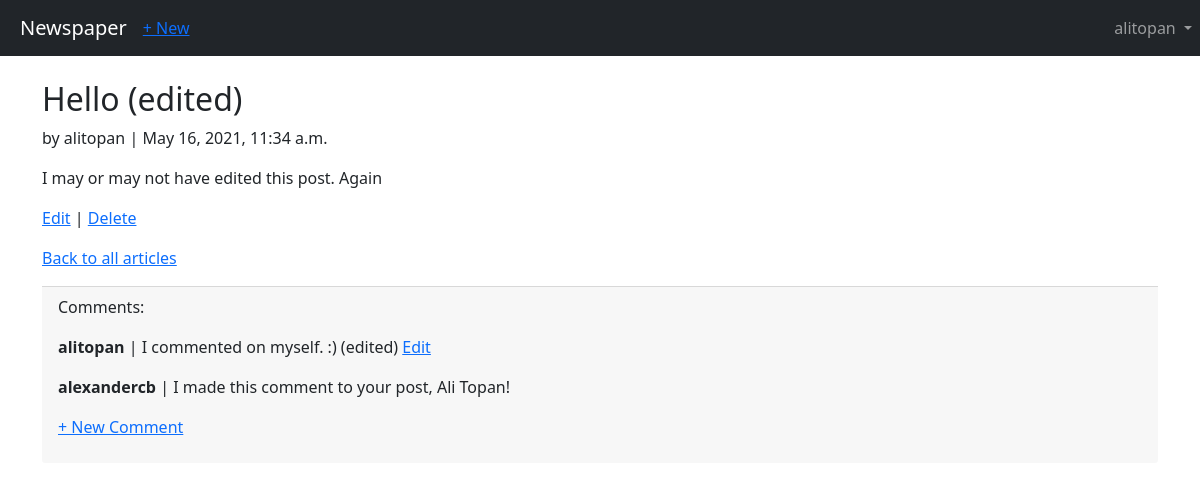
/article/1/ (signed in), run on the app's committed database.
### account/models.py (models this page shows)
class Contributor(AbstractUser):
    GENDER_CHOICES = (
        ("M","Male"),
        ("F","Female"),
        ("U","Undisclosed"),
    )
    age = models.PositiveIntegerField(default=0)
    gender = models.CharField(max_length=1,choices=GENDER_CHOICES,default="M")

### articles/models.py (models this page shows, shortened)
class Article(models.Model):
    title = models.CharField(max_length=70)
    body = models.TextField()
    date = models.DateTimeField(auto_now_add=True)
    author = models.ForeignKey(settings.AUTH_USER_MODEL,on_delete=models.CASCADE,related_name="article",null=True)

class Comment(models.Model):
    article = models.ForeignKey(Article,on_delete=models.CASCADE,related_name="comment")
    author = models.ForeignKey(settings.AUTH_USER_MODEL,on_delete=models.CASCADE,related_name="comment",null=True)
    comment = models.TextField()
    date = models.DateTimeField(auto_now_add=True)
    def __str__(self):
        return self.comment

### articles/views.py (the view)
# urls.py: path("article/<int:id>/",views.detailArticle,name="detailArticle"),
def detailArticle(response,id):
    article = Article.objects.get(id=id)
    commentLst = article.comment.all
    return render(response,"articles/detailarticle.html",{"article":article,"lst":commentLst})

### articles/templates/articles/detailarticle.html (shortened to what this page needs)
{% extends "pages/base.html" %}
{% block content %}
<div class="article-entry">
    <h2>{{article.title}}</h2>
    <p>by {{article.author}} | {{article.date}}</p>
    <p>{{article.body}}</p>
    {% if user == article.author %}
        <p><a href="/article/{{article.id}}/edit">Edit</a> | <a href="/article/{{article.id}}/delete">Delete</a></p>
    {% endif %}
    <p><a href="/viewarticles">Back to all articles</a></p>
    <div class="card-footer">
        <p>Comments:</p>
        {% for comment in lst %}
            <p>
                <span class="fw-bold">{{comment.author}}</span> |
                {{comment}}
            {% if user == comment.author %}
                <span class="stupidthingwontgotoright"><a href="/article/comment/{{comment.id}}/edit">Edit</a></span>
            {% endif %}
            </p>
        {% endfor %}
        <p><a href="/article/{{article.id}}/addcomment">+ New Comment</a></p>
    </div>
</div>
{% endblock %}

### pages/templates/pages/base.html (shortened to what this page needs)
<!DOCTYPE html>
<head>
    <link href="https://cdn.jsdelivr.net/npm/bootstrap@5.0.1/dist/css/bootstrap.min.css" rel="stylesheet">
</head>
<body>
    <nav class="navbar navbar-expand-md navbar-dark bg-dark mb-4">
        <a class="navbar-brand stupidtitle" href="/">Newspaper</a>
        {% if user.is_authenticated %}
        <ul class="navbar-nav mr-auto">
            <li class="nav-item"><a href="/create">+ New</a></li>
        </ul>
        {% endif %}
        <div class="collapse navbar-collapse" id="navbarCollapse">
            {% if user.is_authenticated %}
            <ul class="navbar-nav ms-auto">
                <li class="nav-item">
                    <a class="nav-link dropdown-toggle" href="#" id="userMenu" data-toggle="dropdown" aria-haspopup="true" aria-expanded="false">
                        {{user.username}}
                    </a>
                </li>
            </ul>
            {% else %}
            <form class="form-inline ms-auto">
                <a href="/login" class="btn btn-outline-secondary">Log in</a>
                <a href="/signup" class="btn btn-primary ml-2">Sign up</a>
            </form>
            {% endif %}
        </div>
    </nav>
    <main>
        <div class="container">
        {% block content %}
        {% endblock %}
        </div>
    </main>
</body>

### pages/templates/pages/base.html (style rules this page uses)
.stupidtitle { margin-left:20px; }

### data on the page
Contributor: username "alitopan"
Article: title "Hello (edited)", author "alitopan", date "May 16, 2021, 11:34 a.m.", body "I may or may not have edited this post. Again"
Comment: author "alitopan", comment "I commented on myself. :) (edited)"
Comment: author "alexandercb", comment "I made this comment to your post, Ali Topan!"
